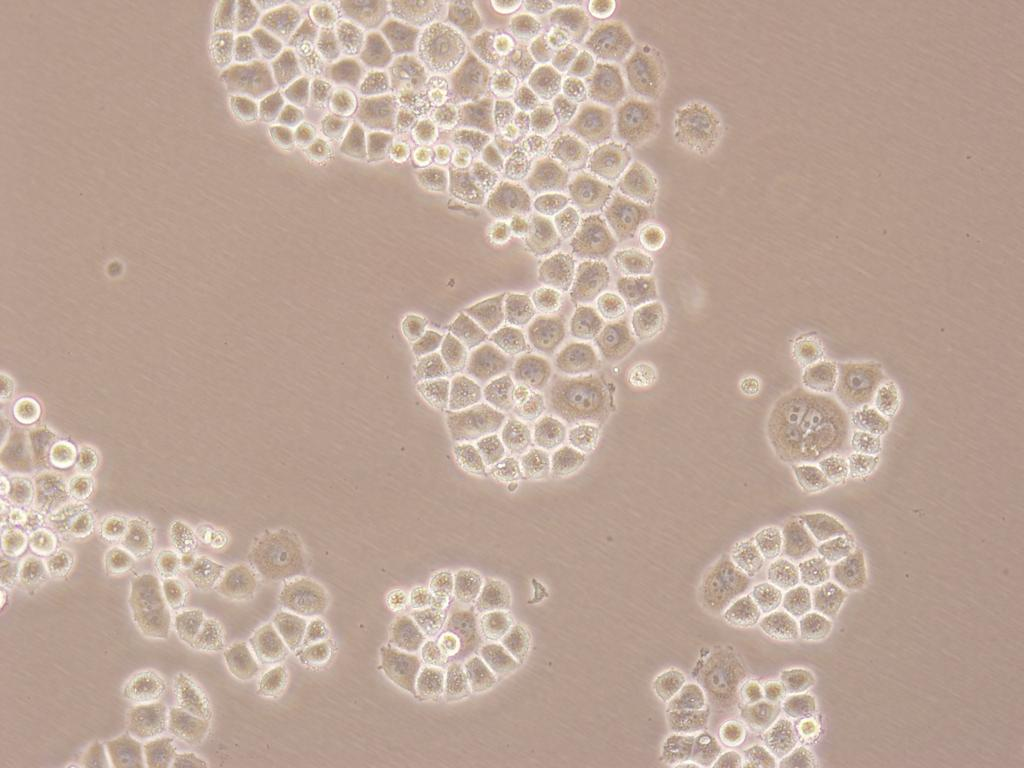
#> input picture HW1/im1.jpg, 1024 x 768 px
$ python main.py
#> lines starting #> are read from the running program, lines starting #| are printed output that depends on the picture; after the words box and inside, x2 and y2 are one past the last pixel; in counts of white or black regions, pixels touching at a corner belong together
import cv2
import numpy as np

# Load the grayscale image
image = cv2.imread('im1.jpg', cv2.IMREAD_GRAYSCALE)
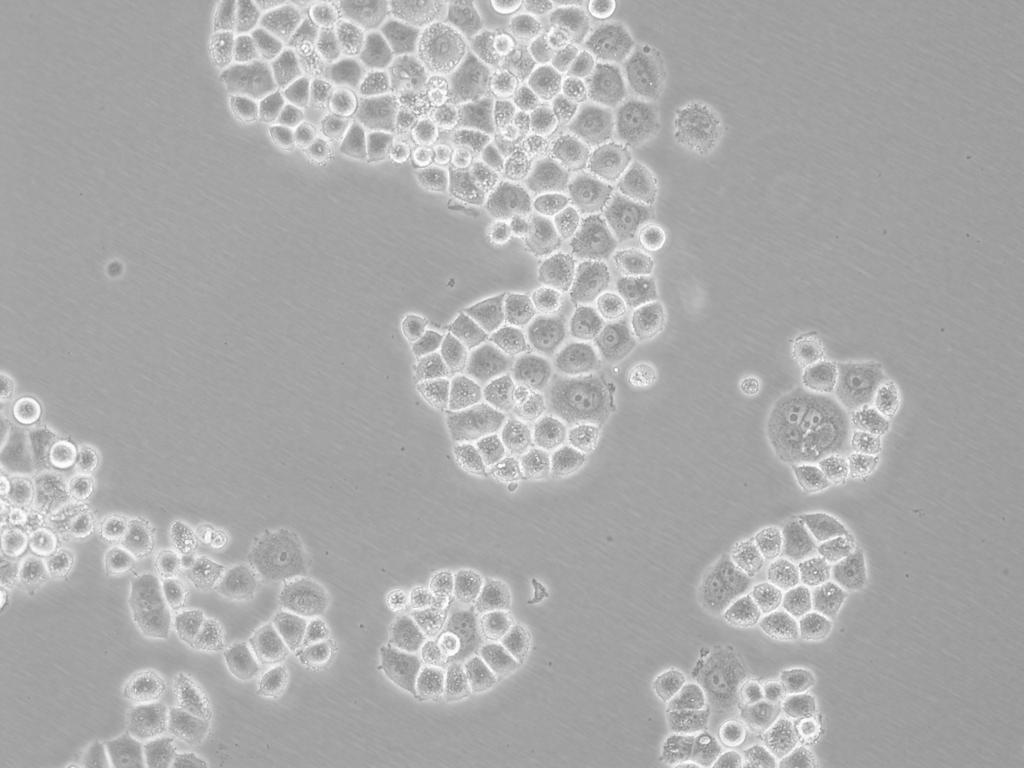
#> image: shape (768, 1024); min 119, max 255, mean 171.2

# Calculate histogram
histogram = cv2.calcHist([image], [0], None, [256], [0, 256])
#> histogram = 256 values, max 76008 at index 163, min 0 at index 0, mean 3072

# Normalize the histogram
histogram_norm = histogram.ravel() / histogram.sum()
#> histogram_norm = 256 values, max 0.0966 at index 163, min 0 at index 0, mean 0.00391

# Compute the cumulative distribution function (CDF)
cdf = histogram_norm.cumsum()
#> cdf = 256 values from 0 to 1

# Initialize variables
best_threshold = 0
best_intra_class_variance = 0

# Iterate over all possible threshold values
for t in range(256):
    # Background and foreground class probabilities
    prob_background = cdf[t]
    prob_foreground = 1 - prob_background

    # Background and foreground class means
    epsilon = 1e-8  # small epsilon value to avoid division by zero
    mean_background = (histogram_norm[:t+1] * np.arange(t+1)).sum() / max(prob_background, epsilon)
    mean_foreground = (histogram_norm[t+1:] * np.arange(t+1, 256)).sum() / max(prob_foreground, epsilon)

    # Compute intra-class variance
    intra_class_variance = prob_background * prob_foreground * ((mean_background - mean_foreground) ** 2)

    # Update best threshold if necessary
    if intra_class_variance > best_intra_class_variance:
        best_intra_class_variance = intra_class_variance
        best_threshold = t
#> this loop made 256 passes
#> (prob_background, prob_foreground, mean_background, mean_foreground, intra_class_variance, best_intra_class_variance) on passes 120, 126, 127, 128, 129, 130, 131, 132, 133, 134, 135, 136: (1.27e-06, 1, 119, 171.2, 0.00346, 0.00346), (2.54e-06, 1, 122, 171.2, 0.00614, 0.00614), (6.36e-06, 1, 124.4, 171.2, 0.0139, 0.0139), (7.63e-06, 1, 124.8, 171.2, 0.0164, 0.0164), (1.14e-05, 1, 125.9, 171.2, 0.0234, 0.0234), (1.78e-05, 1, 127, 171.2, 0.0347, 0.0347), (3.05e-05, 1, 128.2, 171.2, 0.0562, 0.0562), (5.47e-05, 1, 129.5, 171.2, 0.095, 0.095), (7.76e-05, 1, 130.2, 171.2, 0.13, 0.13), (0.000108, 1, 131, 171.2, 0.174, 0.174), (0.000142, 1, 131.7, 171.2, 0.221, 0.221), (0.000198, 1, 132.6, 171.2, 0.294, 0.294)
#> (prob_background, prob_foreground, mean_background, mean_foreground, intra_class_variance) on passes 1 to 6: (0, 1, 0, 171.2, 0), (0, 1, 0, 171.2, 0), (0, 1, 0, 171.2, 0), (0, 1, 0, 171.2, 0), (0, 1, 0, 171.2, 0), (0, 1, 0, 171.2, 0)
#> after the loop, best_intra_class_variance = 243.7; best_threshold = 185

# Apply the threshold
binary_image = cv2.threshold(image, best_threshold, 255, cv2.THRESH_BINARY)[1]
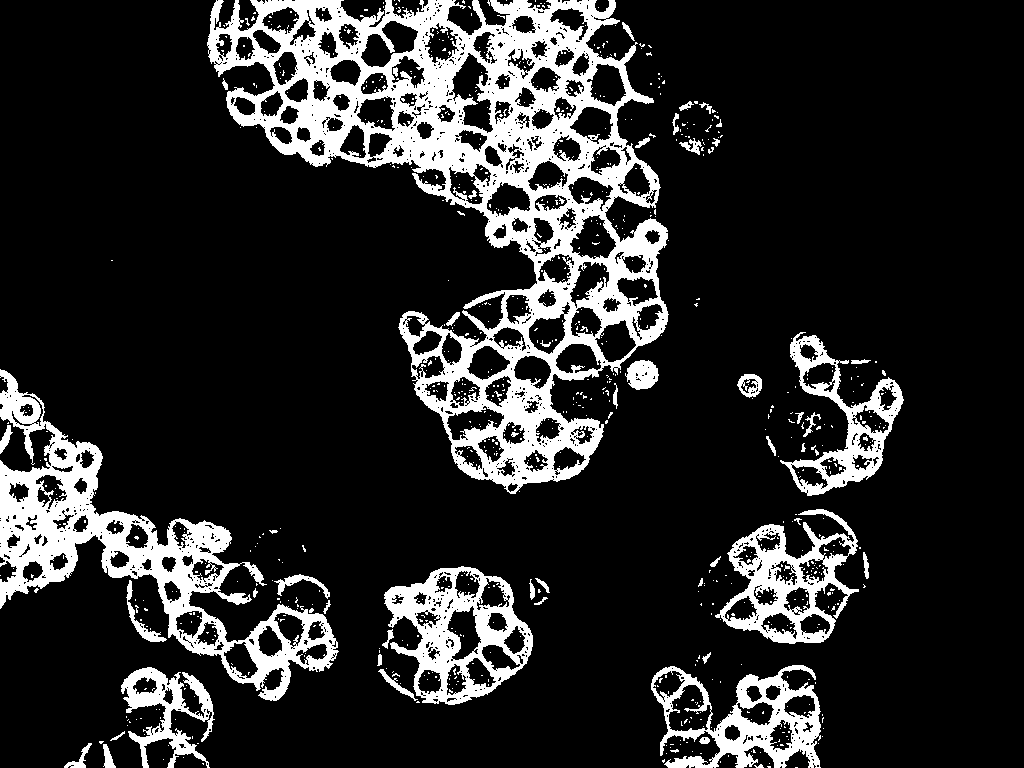
#> binary_image: shape (768, 1024); 16.3% white; 820 white regions (765 under 20 px), largest, box (x1, y1, x2, y2) and area: (207, 0, 669, 494) 66580, (0, 369, 339, 701) 23014, (384, 566, 533, 705) 8572

# Define the erosion kernel (structuring element)
kernel = np.ones((4, 4), dtype=np.uint8)  # 3x3 square kernel

# Perform binary erosion
dilated_image = cv2.dilate(binary_image, kernel, iterations=13)
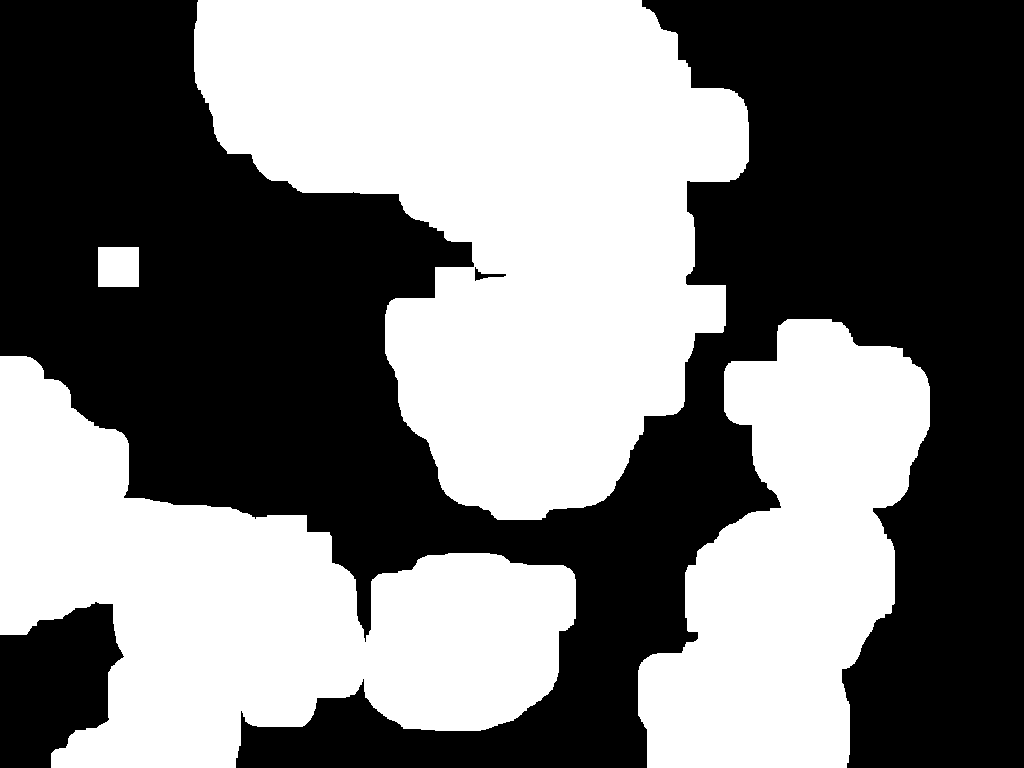
#> dilated_image: shape (768, 1024); 47.7% white; 4 white regions, box (x1, y1, x2, y2) and area: (194, 0, 749, 520) 177020, (0, 356, 576, 768) 116352, (638, 319, 930, 768) 79952, (98, 247, 139, 287) 1640
eroded_image = cv2.erode(dilated_image, kernel, iterations=14)
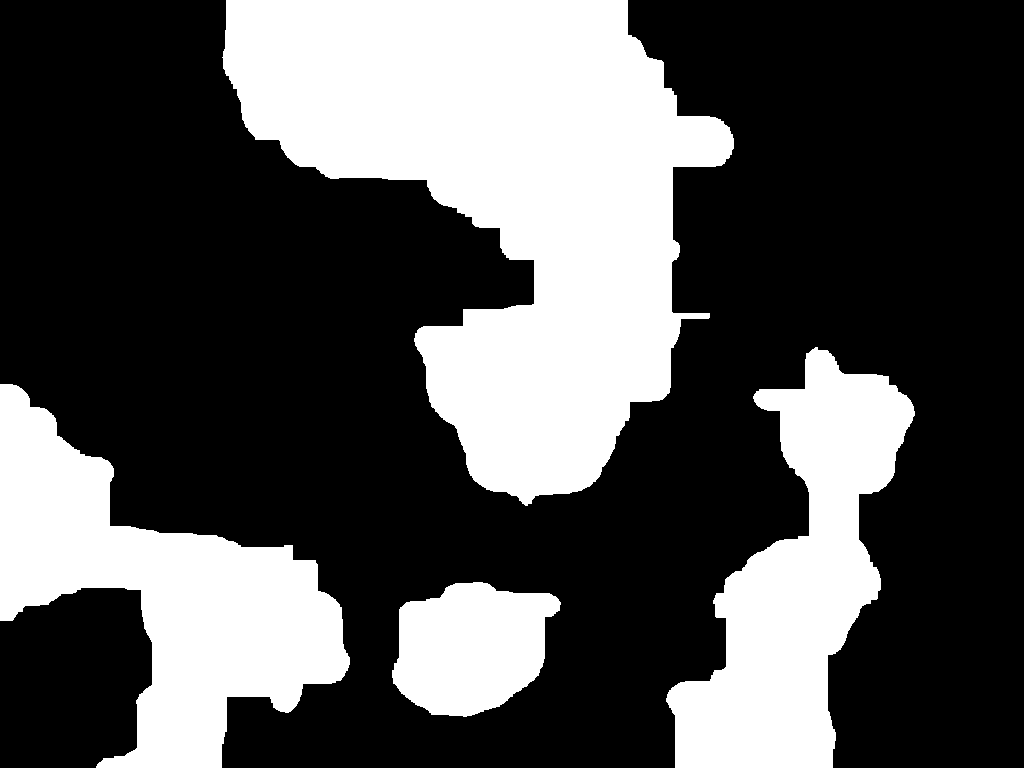
#> eroded_image: shape (768, 1024); 33.1% white; 4 white regions, box (x1, y1, x2, y2) and area: (222, 0, 734, 506) 137158, (0, 384, 350, 768) 57443, (666, 347, 915, 768) 48608, (392, 582, 561, 717) 16709

# Display the original image and the binary image
cv2.imshow('Original Image', image)
cv2.imshow('Binary Image', binary_image)
cv2.imshow('Dilated Image', dilated_image)
cv2.imshow('Eroded Image', eroded_image)
cv2.waitKey(0)
cv2.destroyAllWindows()
